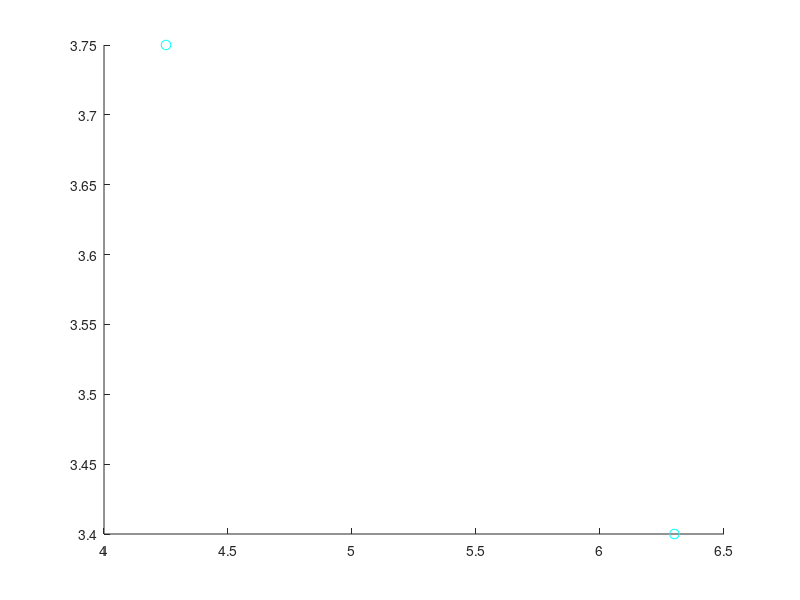

Reproduce this figure in MATLAB. (Note: this script raises an error after producing the figure.)
SOL = 3e8;

% Walls
L1 = [+0.0, +1.0, +6.0];    % [A, B, C] -> Ax + By + C = 0
L2 = [+1.0, +0.0, +7.0];    % [A, B, C] -> Ax + By + C = 0
L3 = [+0.0, +1.0, +0.0];    % [A, B, C] -> Ax + By + C = 0
L4 = [+1.0, +0.0, +0.0];    % [A, B, C] -> Ax + By + C = 0
% Obstacles
L5 = [+0.0, +1.0, +5.2];    % [A, B, C] -> Ax + By + C = 0
L6 = [+0.0, +1.0, +0.8];    % [A, B, C] -> Ax + By + C = 0
% Floor
L7 = [+0.0, +1.0, +0.0];    % [A, B, C] -> Ax + By + C = 0
L8 = [+0.0, +1.0, +5.0];    % [A, B, C] -> Ax + By + C = 0

%walls = [L1; L2; L3; L4; L5; L6];
walls = [L3; L6; L1; L5];
%floor = [L7; L8];
floor = [L7];

n1 = linspace(1,1,9);
n2 = [1, linspace(4.5,4.5, 4), linspace(10, 10, 2), linspace(4.5,4.5, 2)];

n = 10;
cmap = hsv(n);
sigma = 0.5;
ds = linspace(sigma - 0.5*sigma, sigma + 0.5*sigma, n);
for fooo = 1:n
    sigma = 0.15;
    y1_ = 3.5;
    x1_ = 4.0;
    y2_ = 3.4;
    x2_ = 6.3;
    x1 = x1_ + ds(fooo);
    x2 = x2_ ;%+ ds(fooo);
    y1 = y1_ + ds(fooo);
    y2 = y2_ ;%+ ds(fooo);



Tx = [x1, y1, 0.85];    % [x, y, h] Transmitter
Rx = [x2, y2, 0.85];    % [x, y, h] Receiever

p = 0:0.1:7;

figure(1);
set(gcf, 'colormap', cmap);
scatter(Tx(1), Tx(2), 50, fooo);
hold on;
scatter(Rx(1), Rx(2), 50, fooo);

indc = 1;
cosAngle = zeros(1, 9);
cosAngle(indc) = 0;
aSq = 1; % len(1)^2;

ind = 1;
len = zeros(1, 9);
len(ind) = norm(Rx - Tx);
for L = walls'
    TxP = ProjectionPoint(Tx(1:2), L);
    RxP = ProjectionPoint(Rx(1:2), L);
    k = norm(RxP - Rx(1:2))/norm(TxP - Tx(1:2));
    l = norm(TxP - RxP);
    direction = (RxP - TxP)/l;
    %Reflection Point
    Rp = TxP + direction*(l/(k+1));
    path = norm(Tx(1:2) - Rp) + norm(Rp - Rx(1:2));
    ind = ind+1;
    len(ind) = path;
    [X, Y] = ToParamteric(L, p);
    %Angle
    b = norm(Tx(1:2) - Rp);
    c = norm(Rp - Rx(1:2));
    indc = indc+1;
    cosAngle(indc) = -(aSq - b^2 - c^2)/(4*b*c);
    
    plot(X, Y, 'k');
    scatter(Rp(1), Rp(2), 'r', 'filled');
    scatter(RxP(1), RxP(2), 'b', 'filled');
    scatter(TxP(1), TxP(2), 'b', 'filled');
    
end
for L = floor'
    tx = [0.0, Tx(3)];
    los = sqrt(aSq);
    rx = [los, Rx(3)];
    
    TxP = ProjectionPoint(tx, L);
    RxP = ProjectionPoint(rx, L);
    k = norm(RxP - rx)/norm(TxP - tx);
    direction = (RxP - TxP)/len(1);
    %Reflection Point
    Rp = TxP + direction*(len(1)/(k+1));
    path = norm(tx - Rp) + norm(Rp - rx);
    ind = ind+1;
    len(ind) = path;
    %[X, Y] = ToParamteric(L, p);
    %Angle
    b = norm(Tx(1:2) - Rp);
    c = norm(Rp - Rx(1:2));
    indc = indc+1;
    cosAngle(indc) = -(aSq - b^2 - c^2)/(4*b*c);
    
%    plot(X, Y, '--b');
%    scatter(Rp(1), Rp(2), 'r', 'filled');
end

%hold off;
xlim([-0.1, 7.1]);
ylim([-0.1, 6.1]);
figure(2);
set(gcf, 'colormap', cmap);
hold on;
pow0 = 1;
alpha = 2;
sinAngle = sqrt(1 - cosAngle.^2);


%Snell's law
sinAngle2 = sinAngle.*n1./n2;
cosAngle2 = sqrt(1 - sinAngle2.^2);
%Fresnel's formula
Q = (n1.*cosAngle - n2.*cosAngle2)./(n1.*cosAngle + n2.*cosAngle2);

powDecay = (Q.^2).*pow0./(len.^(alpha));
time = len/SOL*1e9;
%powDecay(1) = 0;
%scatter(time, powDecay);

powDecay = powDecay./max(powDecay, 1);
plot(time, powDecay, 'o', 'color', cmap(fooo,:))
hold on;
ex1_time = h14(:,1);
ex1_ampl = h14(:,2);
ex1_ampl = ex1_ampl./max(ex1_ampl);
plot(ex1_time, ex1_ampl, 'kx');
hold off;

drawnow;
hold off;
end
